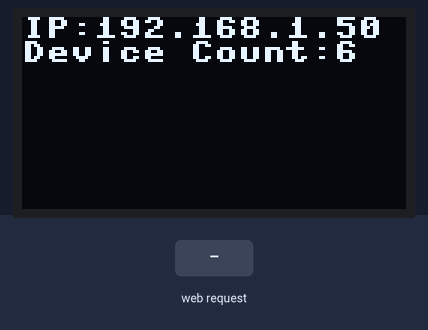
The program below on a simulated ESP32 board running MicroPython. Shown: 128×64 one-colour display. The test bench sets the inputs (shaded band). WiFi joins after 1.5 s; nothing arrives over Bluetooth unless stated; what the program prints to the serial console is not drawn.

Above: at 2.7 s.
2.8 s: HTTP request GET / received
Timing chart, 0 to 5.8 s (numbered marks = the images above; inputs shaded):
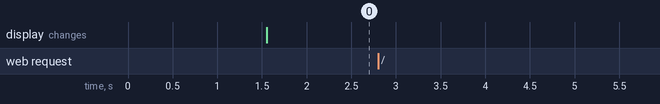

Measured:
- after the input at 2.8 s, every drawn part: stays the same

The program:

main.py
```python
from machine import Pin, I2C
import ssd1306
import time
import bluetooth
from micropython import const, schedule
import math

from network_manager import WiFiManager

_IRQ_SCAN_RESULT = const(5)
_IRQ_SCAN_DONE = const(6)

_ADV_IND = const(0x00)
_ADV_DIRECT_IND = const(0x01)
_ADV_SCAN_IND = const(0x02)
_ADV_NONCONN_IND = const(0x03)
_SCAN_RSP = const(0x4)

i2c = I2C(sda=Pin(21), scl=Pin(22))
display = ssd1306.SSD1306_I2C(128, 64, i2c)

devices = {
   const('C1:E7:23:0D:7F:3C') : const('Office'),
   const('FE:EC:3A:6B:6E:E6') : const('Kitchen'),
   const('E0:8F:5C:9D:80:21') : const('Bedroom 1'),
   const('C4:42:1B:26:36:13') : const('Conservatory'),
   const('E4:07:01:82:11:10') : const('Garage'),
   const('EF:26:6F:F8:6F:E2') : const('Living Room'),
}


def celsius2fahrenheit(celsius):
    return  celsius * 1.8 + 32.0


def switchBotMeter( data : bytes ):
    temperature = 0.0
    humidity = 0
    batteryLevel = 0
    dewPoint = 0.0
    unit = ''
    #rssi = int(adv_data.rssi)

    # Absolute value of temp
    temperature = (data[4] & 0b01111111) + ((data[3] & 0b00001111) / 10 )
    if not (data[4] & 0b10000000):  # Is temp negative?
            temperature = -temperature
    # unit set by user
    unit = 'F' if data[5] & 0b10000000 else 'C'
    # relative humidity in %
    humidity = data[5] & 0b01111111
    # battery health in %
    battery = data[2] & 0b01111111
    # Fahrenheit ?
    if unit == 'F':
        temperature = celsius2fahrenheit(temperature)
    # dew point in degree
    # https://en.wikipedia.org/wiki/Dew_point
    a = 6.1121 # millibars
    b = 17.368 if temperature >= 0.0 else 17.966
    c = 238.88 if temperature >= 0.0 else 247.15 # °C;
    ps = a * math.exp(b * temperature/(c + temperature)) # saturated water vapor pressure [millibars]
    pa = humidity/100.0 * ps # actual vapor pressure [millibars]
    dp = c * math.log(pa/a) / ( b - math.log(pa/a) )
    if unit == 'C':
        dewPoint = round( dp, 1)
    else:
        dewPoint =  round( self.celsius2fahrenheit(dp), 1)  # Convert to F
    return {
            "temperature" : temperature,
            "humidity" : humidity,
            "dew" : dewPoint,
            "unit" : unit,
            "battery" : battery,
        }


def macAddress( b : bytes ):
    return ':'.join(["%02x" % int(x) for x in b]).upper()


def bt_irq(event, data):

    if event == _IRQ_SCAN_RESULT:
        # A single scan result.
        addr_type, addr, adv_type, rssi, adv_data = data
        mac = macAddress(bytes(addr))
        _adv_data = bytes(adv_data)
        if adv_type == _SCAN_RSP and len(_adv_data) >= 5:
            if _adv_data[4] == 0x54 and mac not in devices:
                devices.update({ mac : 'unnamed_'+mac })
        if mac in devices:
            location = devices[mac]
            if adv_type == _ADV_IND and _adv_data[:7] == b'\x02\x01\x06\x0e\xffi\t':
                result = switchBotMeter( _adv_data[-6:])
                result.update({ "rssi" : rssi })
                print( location, result )

    elif event == _IRQ_SCAN_DONE:
        # Scan duration finished or manually stopped.
        print('scan done')

def generate_metrics():
    """
    Return a Prometheus (text/plain) metrics string
    showing the latest sensor data.
    """
    latest_temperature = 123
    latest_humidity = 321
    latest_battery = 456
    latest_rssi = 654

    lines = []
    lines.append("# HELP switchbot_temperature_celsius Temperature from SwitchBot in Celsius")
    lines.append("# TYPE switchbot_temperature_celsius gauge")
    lines.append(f"switchbot_temperature_celsius {latest_temperature}")

    lines.append("# HELP switchbot_humidity_percent Relative Humidity in %")
    lines.append("# TYPE switchbot_humidity_percent gauge")
    lines.append(f"switchbot_humidity_percent {latest_humidity}")

    lines.append("# HELP switchbot_battery_percent Battery level in %")
    lines.append("# TYPE switchbot_battery_percent gauge")
    lines.append(f"switchbot_battery_percent {latest_battery}")

    lines.append("# HELP switchbot_rssi_db RSSI in dBm")
    lines.append("# TYPE switchbot_rssi_db gauge")
    lines.append(f"switchbot_rssi_db {latest_rssi}")

    return "\n".join(lines) + "\n"


def start_ble_scanning():
    ble = bluetooth.BLE()
    ble.irq(bt_irq)
    ble.active(True)
    ble.gap_scan( 0, 60000, 30000, True)


def main():
    wifi = WiFiManager("18 Wifi", "Matthewd")
    ip = wifi.connect()
    start_ble_scanning()
    display.text('IP:' + ip, 0, 0, 1)
    display.text('Device Count:' + str(len(devices)), 0, 8, 1)
    display.show()
    wifi.start_http_server(generate_metrics)
    while(True):pass


if __name__ == "__main__":
    main()
```

network_manager.py
```python
# network_manager.py
import network
import socket
import time

class WiFiManager:
    """
    Manages Wi-Fi connection and starts a simple blocking HTTP server.
    """

    def __init__(self, ssid: str, password: str):
        self.ssid = ssid
        self.password = password

    def connect(self):
        """Connects to Wi-Fi (if not already connected)."""
        wlan = network.WLAN(network.STA_IF)
        if not wlan.isconnected():
            print("Connecting to Wi-Fi...")
            wlan.active(True)
            wlan.connect(self.ssid, self.password)
            while not wlan.isconnected():
                time.sleep(0.5)
        print("Wi-Fi connected:", wlan.ifconfig())
        return wlan.ifconfig()[0]

    def start_http_server(self, generate_metrics_callback):
        """
        Starts a simple blocking HTTP server on port 80.
        Whenever a request arrives, calls `generate_metrics_callback()`
        to get the Prometheus metrics string.
        """
        # Create a socket listening on port 80
        s = socket.socket(socket.AF_INET, socket.SOCK_STREAM)
        s.setsockopt(socket.SOL_SOCKET, socket.SO_REUSEADDR, 1)
        s.bind(('0.0.0.0', 80))
        s.listen(5)
        print("HTTP server listening on http://0.0.0.0:80")

        # Blocking loop to accept and respond to requests
        while True:
            conn, addr = s.accept()
            try:
                print("Connection from", addr)
                request = conn.recv(1024)  # We won't parse it in detail here

                # Get the current metrics from the callback
                response_body = generate_metrics_callback()

                # Build the HTTP response
                response = (
                    "HTTP/1.1 200 OK\r\n"
                    "Content-Type: text/plain; version=0.0.4\r\n"
                    "Connection: close\r\n"
                    "\r\n" +
                    response_body
                )
                conn.sendall(response)
            finally:
                conn.close()
```
